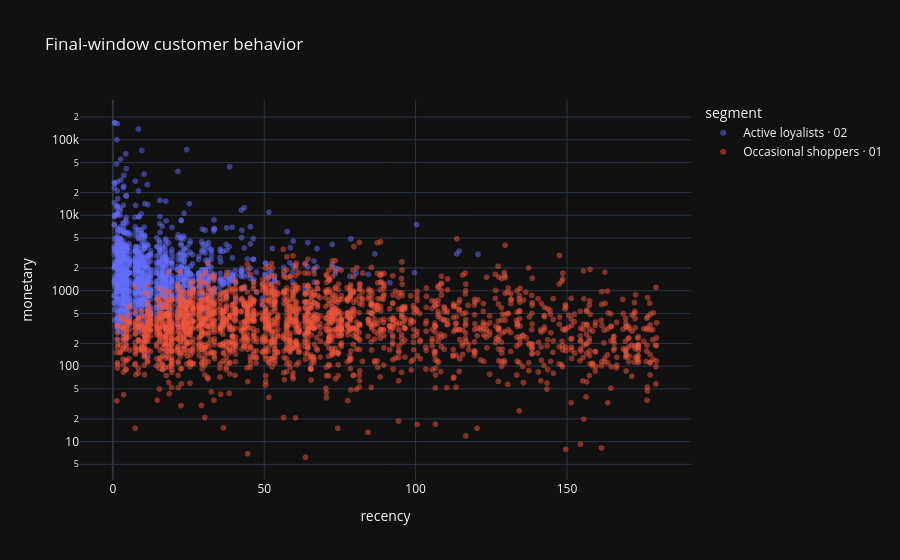

The code cell stored with this chart in its notebook:
### Markdown cell above
## 3. Customer segmentation
Recency is time since last purchase; frequency counts unique invoices; monetary is positive spend. All use the same final **180-day** window. K-means operates on standardized `log1p(RFM)`. Candidate k=2…6 values are compared by sampled silhouette. Descriptive names do not prove business value.

### Code cell
cutoff = pd.Timestamp(summary['snapshot'])
rfm = customer_features(sales, cutoff)
assert rfm.CustomerID.nunique() == len(customers)
segmentation = json.loads((DATA / 'segmentation.json').read_text(encoding='utf-8'))
display(pd.DataFrame(segmentation['candidates']))
display(customers.groupby('segment').agg(customers=('CustomerID', 'count'), median_recency=('recency', 'median'), median_orders=('frequency', 'median'), median_spend=('monetary', 'median')).round(2))
display(px.scatter(customers, x='recency', y='monetary', color='segment', log_y=True, opacity=.5, title='Final-window customer behavior', template='plotly_dark'))

### Figure 1 — Plotly figure (JSON) as saved in the notebook; plotly's stock layout.template omitted (floating-point values rounded to 4 significant figures; data arrays with more than 128 entries replaced by an {"elided": "..."} marker saying what was removed)
{"data": [{"hovertemplate": "segment=Active loyalists · 02<br>recency=%{x}<br>monetary=%{y}<extra></extra>", "legendgroup": "Active loyalists · 02", "marker": {"color": "#636efa", "opacity": 0.5, "symbol": "circle"}, "mode": "markers", "name": "Active loyalists · 02", "showlegend": true, "type": "scattergl", "x": {"elided": "1222 float values"}, "xaxis": "x", "y": {"elided": "1222 float values"}, "yaxis": "y"}, {"hovertemplate": "segment=Occasional shoppers · 01<br>recency=%{x}<br>monetary=%{y}<extra></extra>", "legendgroup": "Occasional shoppers · 01", "marker": {"color": "#EF553B", "opacity": 0.5, "symbol": "circle"}, "mode": "markers", "name": "Occasional shoppers · 01", "showlegend": true, "type": "scattergl", "x": {"elided": "2255 float values"}, "xaxis": "x", "y": {"elided": "2255 float values"}, "yaxis": "y"}], "layout": {"legend": {"title": {"text": "segment"}, "tracegroupgap": 0}, "title": {"text": "Final-window customer behavior"}, "xaxis": {"anchor": "y", "domain": [0.0, 1.0], "title": {"text": "recency"}}, "yaxis": {"anchor": "x", "domain": [0.0, 1.0], "title": {"text": "monetary"}, "type": "log"}}}
